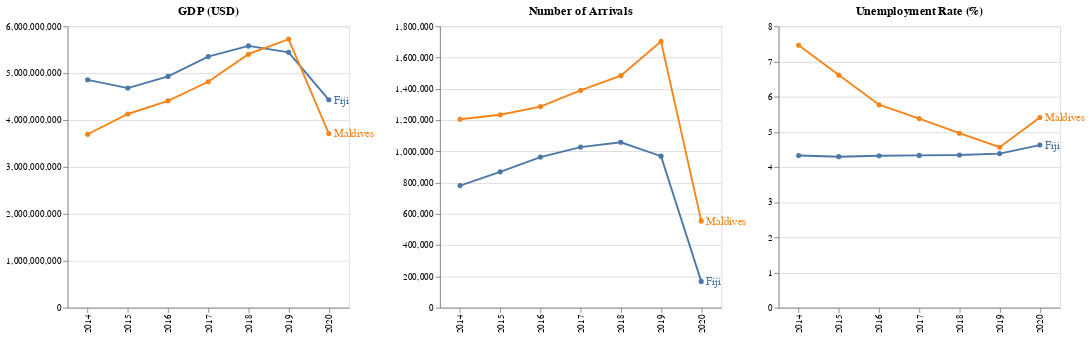

The notebook cell saved with this chart:
### Code cell
import pandas as pd
import altair as alt

# Load GDP data
gdp_data_url = "https://docs.google.com/spreadsheets/d/e/2PACX-1vSrhCFO8_5hlJkCJ8xWT9YsRHz64UUPfWClp0ZiUYEM10_FxQgmwaIHETyIcruKBhH9d1C1LZSbNBfn/pub?output=csv"
gdp_data = pd.read_csv(gdp_data_url)
gdp_melted = gdp_data.melt(id_vars=["Country Name"], var_name="Year", value_name="GDP")
gdp_melted['Year'] = gdp_melted['Year'].astype(int)
gdp_melted['GDP'] = pd.to_numeric(gdp_melted['GDP'], errors='coerce')

# Load Number of Arrivals data
arrivals_data_url = "https://docs.google.com/spreadsheets/d/e/2PACX-1vQaaAL3uUEECVUrM_UY0auvnzGGtnMCalpxhjsnvWYT7GeZD0vXt1EjOQK_7Eg1dZPDjhwxJXvSak6Y/pub?output=csv"
arrivals_data = pd.read_csv(arrivals_data_url)
arrivals_melted = arrivals_data.melt(id_vars=["Country Name"], var_name="Year", value_name="Number of Arrivals")
arrivals_melted['Year'] = arrivals_melted['Year'].astype(int)
arrivals_melted['Number of Arrivals'] = pd.to_numeric(arrivals_melted['Number of Arrivals'], errors='coerce')

# Load UnEmployment Rate data
unemployment_data_url = "https://docs.google.com/spreadsheets/d/e/2PACX-1vSJKu8jPGN3hc6jotxuBfWFgSEaue_Fdwv3GySHtleZT03dRf5VPl-wlBgvt6B6hWYWz2r-2b2-t6z_/pub?output=csv"
unemployment_data = pd.read_csv(unemployment_data_url)
unemployment_melted = unemployment_data.melt(
    id_vars=["Country Name"], var_name="Year", value_name="UnEmployment Rate"
)
unemployment_melted['Year'] = unemployment_melted['Year'].astype(int)
unemployment_melted['UnEmployment Rate'] = pd.to_numeric(unemployment_melted['UnEmployment Rate'], errors='coerce')

# Filter data for Fiji and Maldives (2014-2020)
filtered_gdp = gdp_melted[(gdp_melted['Year'] >= 2014) & (gdp_melted['Year'] <= 2020) & (gdp_melted['Country Name'].isin(['Fiji', 'Maldives']))]
filtered_arrivals = arrivals_melted[(arrivals_melted['Year'] >= 2014) & (arrivals_melted['Year'] <= 2020) & (arrivals_melted['Country Name'].isin(['Fiji', 'Maldives']))]
filtered_unemployment = unemployment_melted[(unemployment_melted['Year'] >= 2014) & (unemployment_melted['Year'] <= 2020) & (unemployment_melted['Country Name'].isin(['Fiji', 'Maldives']))]

# Function to create individual charts
def create_chart(data, y_field, title):
    return alt.Chart(data).mark_line(point=True).encode(
        x=alt.X('Year:O', title=None),
        y=alt.Y(y_field, title=None),
        color=alt.Color('Country Name:N', legend=None),
        tooltip=['Year', 'Country Name', y_field]
    ).properties(
        title=title,
        width=300,
        height=300
    ) + alt.Chart(data[data['Year'] == 2020]).mark_text(
        align='left', dx=5, fontSize=12
    ).encode(
        x='Year:O',
        y=y_field,
        text='Country Name:N',
        color=alt.Color('Country Name:N', legend=None)
    )

# Create charts
gdp_chart = create_chart(filtered_gdp, 'GDP', "GDP (USD)")
arrivals_chart = create_chart(filtered_arrivals, 'Number of Arrivals', "Number of Arrivals")
unemployment_chart = create_chart(filtered_unemployment, 'UnEmployment Rate', "Unemployment Rate (%)")

# Combine the charts horizontally
combined_charts = alt.hconcat(
    gdp_chart,
    arrivals_chart,
    unemployment_chart
)

combined_charts

### Figure 1 — Vega-Lite specification as saved in the notebook (floating-point values rounded to 4 significant figures)
{"config": {"view": {"continuousWidth": 400, "continuousHeight": 300}}, "hconcat": [{"layer": [{"data": {"name": "data-ea549438be85bea5250a591c097e0add"}, "mark": {"type": "line", "point": true}, "encoding": {"color": {"field": "Country Name", "legend": null, "type": "nominal"}, "tooltip": [{"field": "Year", "type": "quantitative"}, {"field": "Country Name", "type": "nominal"}, {"field": "GDP", "type": "quantitative"}], "x": {"field": "Year", "title": null, "type": "ordinal"}, "y": {"field": "GDP", "title": null, "type": "quantitative"}}, "height": 300, "title": "GDP (USD)", "width": 300}, {"data": {"name": "data-b7f7ad5bc5ce69e695853b4c66feb3b0"}, "mark": {"type": "text", "align": "left", "dx": 5, "fontSize": 12}, "encoding": {"color": {"field": "Country Name", "legend": null, "type": "nominal"}, "text": {"field": "Country Name", "type": "nominal"}, "x": {"field": "Year", "type": "ordinal"}, "y": {"field": "GDP", "type": "quantitative"}}}]}, {"layer": [{"data": {"name": "data-59db46cc96ad5b92b9a482861a9bb40c"}, "mark": {"type": "line", "point": true}, "encoding": {"color": {"field": "Country Name", "legend": null, "type": "nominal"}, "tooltip": [{"field": "Year", "type": "quantitative"}, {"field": "Country Name", "type": "nominal"}, {"field": "Number of Arrivals", "type": "quantitative"}], "x": {"field": "Year", "title": null, "type": "ordinal"}, "y": {"field": "Number of Arrivals", "title": null, "type": "quantitative"}}, "height": 300, "title": "Number of Arrivals", "width": 300}, {"data": {"name": "data-df0634e82c45b12a9069e2858a8540e3"}, "mark": {"type": "text", "align": "left", "dx": 5, "fontSize": 12}, "encoding": {"color": {"field": "Country Name", "legend": null, "type": "nominal"}, "text": {"field": "Country Name", "type": "nominal"}, "x": {"field": "Year", "type": "ordinal"}, "y": {"field": "Number of Arrivals", "type": "quantitative"}}}]}, {"layer": [{"data": {"name": "data-6b720860a08625493410e27a0436a235"}, "mark": {"type": "line", "point": true}, "encoding": {"color": {"field": "Country Name", "legend": null, "type": "nominal"}, "tooltip": [{"field": "Year", "type": "quantitative"}, {"field": "Country Name", "type": "nominal"}, {"field": "UnEmployment Rate", "type": "quantitative"}], "x": {"field": "Year", "title": null, "type": "ordinal"}, "y": {"field": "UnEmployment Rate", "title": null, "type": "quantitative"}}, "height": 300, "title": "Unemployment Rate (%)", "width": 300}, {"data": {"name": "data-7c333b47ff7c4187565424ec5670e4c3"}, "mark": {"type": "text", "align": "left", "dx": 5, "fontSize": 12}, "encoding": {"color": {"field": "Country Name", "legend": null, "type": "nominal"}, "text": {"field": "Country Name", "type": "nominal"}, "x": {"field": "Year", "type": "ordinal"}, "y": {"field": "UnEmployment Rate", "type": "quantitative"}}}]}], "$schema": "https://vega.github.io/schema/vega-lite/v4.17.0.json", "datasets": {"data-ea549438be85bea5250a591c097e0add": [{"Country Name": "Fiji", "Year": 2014, "GDP": 4857000000.0}, {"Country Name": "Maldives", "Year": 2014, "GDP": 3697000000.0}, {"Country Name": "Fiji", "Year": 2015, "GDP": 4682000000.0}, {"Country Name": "Maldives", "Year": 2015, "GDP": 4130000000.0}, {"Country Name": "Fiji", "Year": 2016, "GDP": 4930000000.0}, {"Country Name": "Maldives", "Year": 2016, "GDP": 4410000000.0}, {"Country Name": "Fiji", "Year": 2017, "GDP": 5353000000.0}, {"Country Name": "Maldives", "Year": 2017, "GDP": 4816000000.0}, {"Country Name": "Fiji", "Year": 2018, "GDP": 5581000000.0}, {"Country Name": "Maldives", "Year": 2018, "GDP": 5404000000.0}, {"Country Name": "Fiji", "Year": 2019, "GDP": 5444000000.0}, {"Country Name": "Maldives", "Year": 2019, "GDP": 5726000000.0}, {"Country Name": "Fiji", "Year": 2020, "GDP": 4432000000.0}, {"Country Name": "Maldives", "Year": 2020, "GDP": 3713000000.0}], "data-b7f7ad5bc5ce69e695853b4c66feb3b0": [{"Country Name": "Fiji", "Year": 2020, "GDP": 4432000000.0}, {"Country Name": "Maldives", "Year": 2020, "GDP": 3713000000.0}], "data-59db46cc96ad5b92b9a482861a9bb40c": [{"Country Name": "Fiji", "Year": 2014, "Number of Arrivals": 781000.0}, {"Country Name": "Maldives", "Year": 2014, "Number of Arrivals": 1205000.0}, {"Country Name": "Fiji", "Year": 2015, "Number of Arrivals": 869000.0}, {"Country Name": "Maldives", "Year": 2015, "Number of Arrivals": 1234000.0}, {"Country Name": "Fiji", "Year": 2016, "Number of Arrivals": 963000.0}, {"Country Name": "Maldives", "Year": 2016, "Number of Arrivals": 1286000.0}, {"Country Name": "Fiji", "Year": 2017, "Number of Arrivals": 1027000.0}, {"Country Name": "Maldives", "Year": 2017, "Number of Arrivals": 1390000.0}, {"Country Name": "Fiji", "Year": 2018, "Number of Arrivals": 1058000.0}, {"Country Name": "Maldives", "Year": 2018, "Number of Arrivals": 1484000.0}, {"Country Name": "Fiji", "Year": 2019, "Number of Arrivals": 969000.0}, {"Country Name": "Maldives", "Year": 2019, "Number of Arrivals": 1703000.0}, {"Country Name": "Fiji", "Year": 2020, "Number of Arrivals": 168000.0}, {"Country Name": "Maldives", "Year": 2020, "Number of Arrivals": 555000.0}], "data-df0634e82c45b12a9069e2858a8540e3": [{"Country Name": "Fiji", "Year": 2020, "Number of Arrivals": 168000.0}, {"Country Name": "Maldives", "Year": 2020, "Number of Arrivals": 555000.0}], "data-6b720860a08625493410e27a0436a235": [{"Country Name": "Fiji", "Year": 2014, "UnEmployment Rate": 4.325}, {"Country Name": "Maldives", "Year": 2014, "UnEmployment Rate": 7.461}, {"Country Name": "Fiji", "Year": 2015, "UnEmployment Rate": 4.292}, {"Country Name": "Maldives", "Year": 2015, "UnEmployment Rate": 6.612}, {"Country Name": "Fiji", "Year": 2016, "UnEmployment Rate": 4.32}, {"Country Name": "Maldives", "Year": 2016, "UnEmployment Rate": 5.77}, {"Country Name": "Fiji", "Year": 2017, "UnEmployment Rate": 4.328}, {"Country Name": "Maldives", "Year": 2017, "UnEmployment Rate": 5.376}, {"Country Name": "Fiji", "Year": 2018, "UnEmployment Rate": 4.34}, {"Country Name": "Maldives", "Year": 2018, "UnEmployment Rate": 4.959}, {"Country Name": "Fiji", "Year": 2019, "UnEmployment Rate": 4.38}, {"Country Name": "Maldives", "Year": 2019, "UnEmployment Rate": 4.562}, {"Country Name": "Fiji", "Year": 2020, "UnEmployment Rate": 4.623}, {"Country Name": "Maldives", "Year": 2020, "UnEmployment Rate": 5.404}], "data-7c333b47ff7c4187565424ec5670e4c3": [{"Country Name": "Fiji", "Year": 2020, "UnEmployment Rate": 4.623}, {"Country Name": "Maldives", "Year": 2020, "UnEmployment Rate": 5.404}]}}
